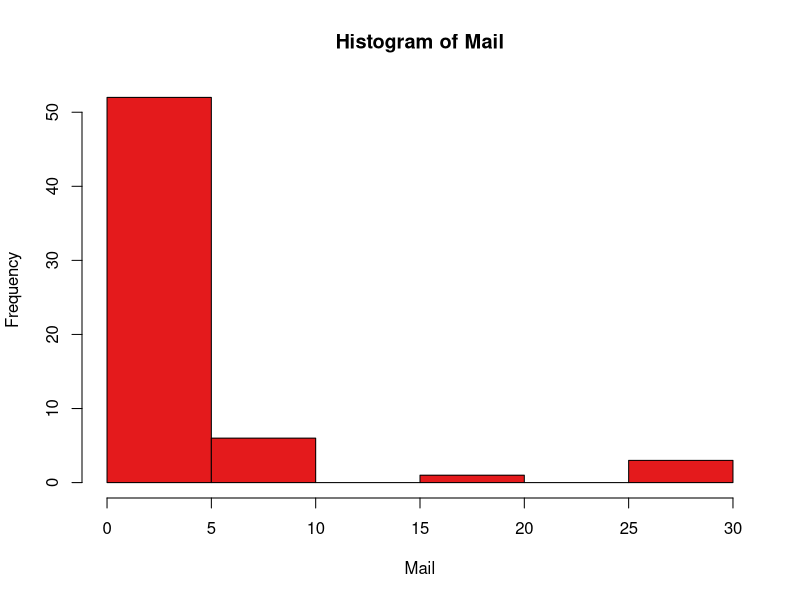
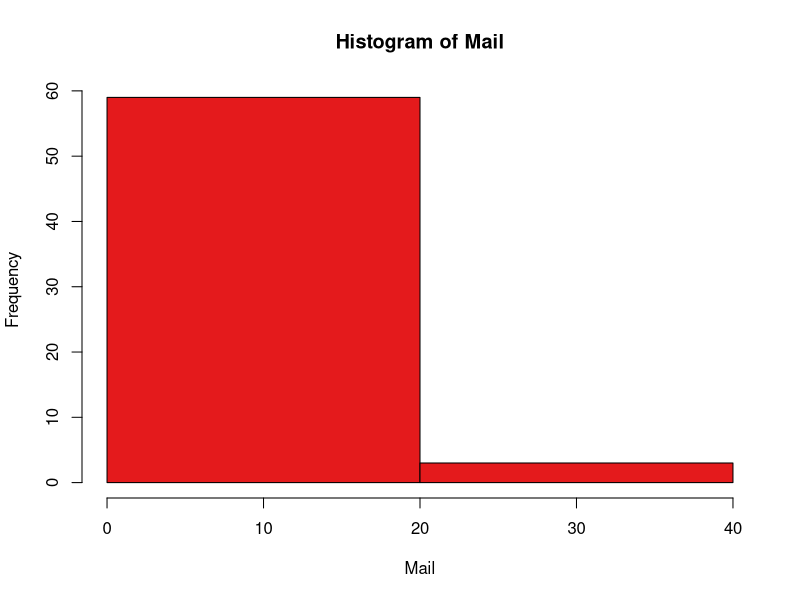

R code for these plots, in order:
require("RColorBrewer")
palette(brewer.pal(8, "Set1"))

data <- read.csv("class-survey.csv")

pdf("mail-hist.pdf", width=5, height=5)
with(data, hist(Mail, breaks="Scott", col=1))
dev.off()

pdf("mail-hist2.pdf", width=5, height=5)
with(data, hist(Mail, breaks=2, col=1))
dev.off()
